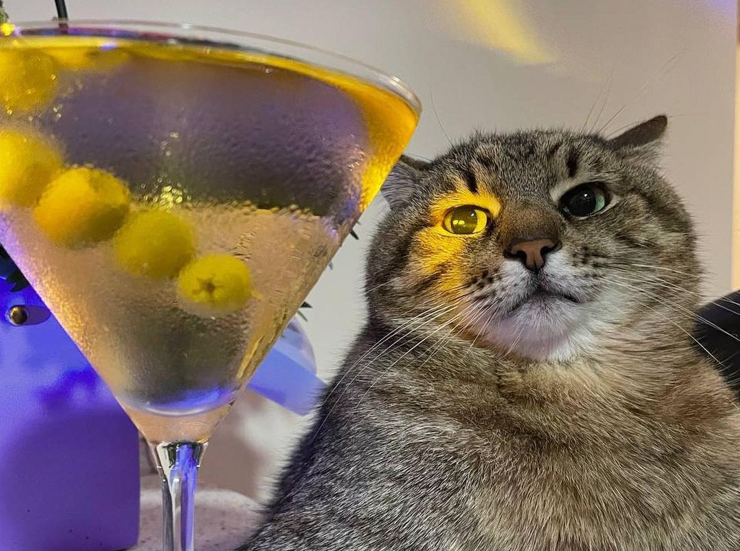
#> input picture cv/histo/cat2.png, 740 x 551 px, found by its file name
$ python hi4.py
#> lines starting #> are read from the running program, lines starting #| are printed output that depends on the picture
import cv2
import numpy as np

img = cv2.imread("/home/rodion/yuliia0/aboba/cv/histo/cat2.png")
#> img is the input picture: shape (551, 740, 3); mean B, G, R 98.5, 113.9, 131.3
cv2.imshow("original", img)
img = cv2.cvtColor(img, cv2.COLOR_BGR2HSV)
#> img: shape (551, 740, 3); mean H, S, V 45, 90, 138.6

hue = np.empty(img.shape, img.dtype)
cv2.mixChannels([img], [hue], (0, 0))

hist = cv2.calcHist([hue], [0], None, [max(50, 2)], [0, 180], accumulate=False)
cv2.normalize(hist, hist, alpha=0, beta=255, norm_type=cv2.NORM_MINMAX)

b= cv2.calcBackProject([hue], [0], hist, [0, 180], scale=1)

cv2.imshow('histo', b)
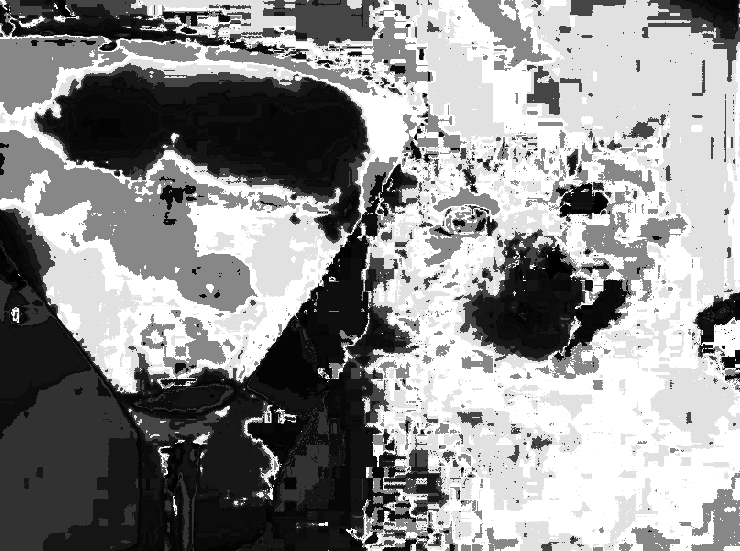
#> window 'histo': shape (551, 740); min 0, max 255, mean 143.4
cv2.waitKey(0)

$ run again, with cv/histo/cat3.jpg saved as cv/histo/cat2.png
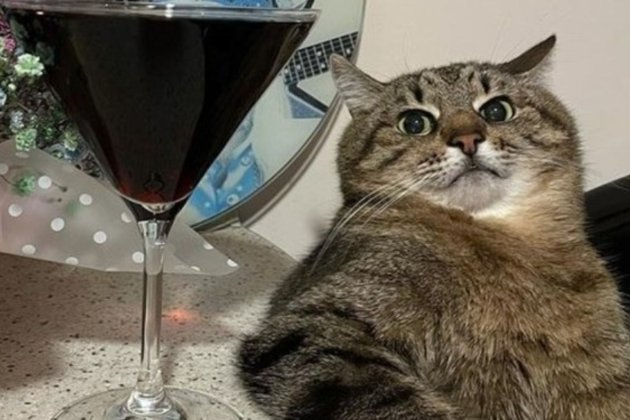
#> input picture cv/histo/cat3.jpg, 630 x 420 px, found by its file name
#> img is the input picture: shape (420, 630, 3); mean B, G, R 86.1, 99.5, 107.1
#> img: shape (420, 630, 3); mean H, S, V 24.5, 69.9, 108.7
#> `cv2.imshow('histo', b)`:
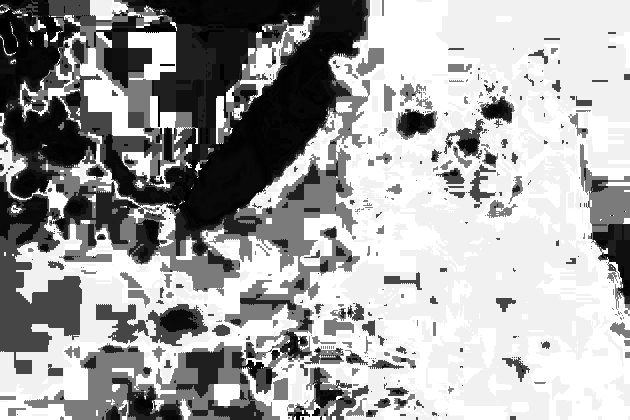
#> window 'histo': shape (420, 630); min 0, max 255, mean 164

$ run again, with cv/histo/cat4.jpg saved as cv/histo/cat2.png
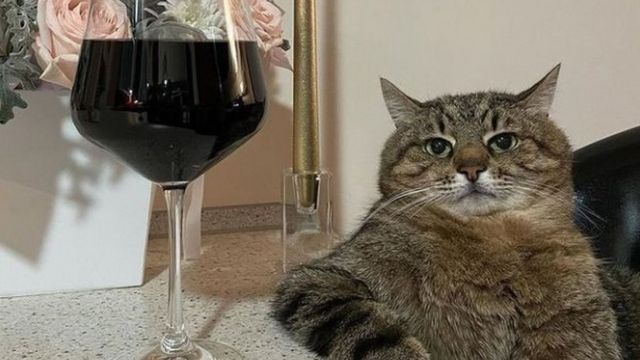
#> input picture cv/histo/cat4.jpg, 640 x 360 px, found by its file name
#> img is the input picture: shape (360, 640, 3); mean B, G, R 99.3, 113, 121.8
#> img: shape (360, 640, 3); mean H, S, V 25.7, 60.3, 122.3
#> `cv2.imshow('histo', b)`:
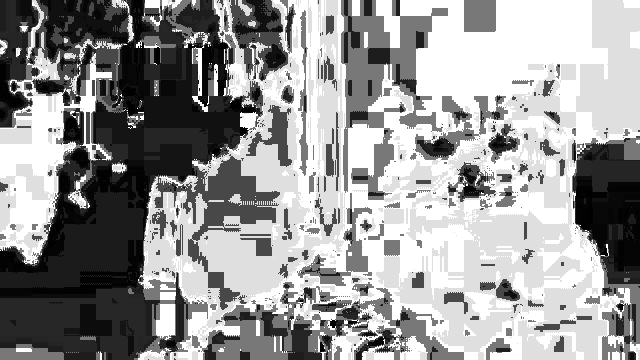
#> window 'histo': shape (360, 640); min 0, max 255, mean 152
